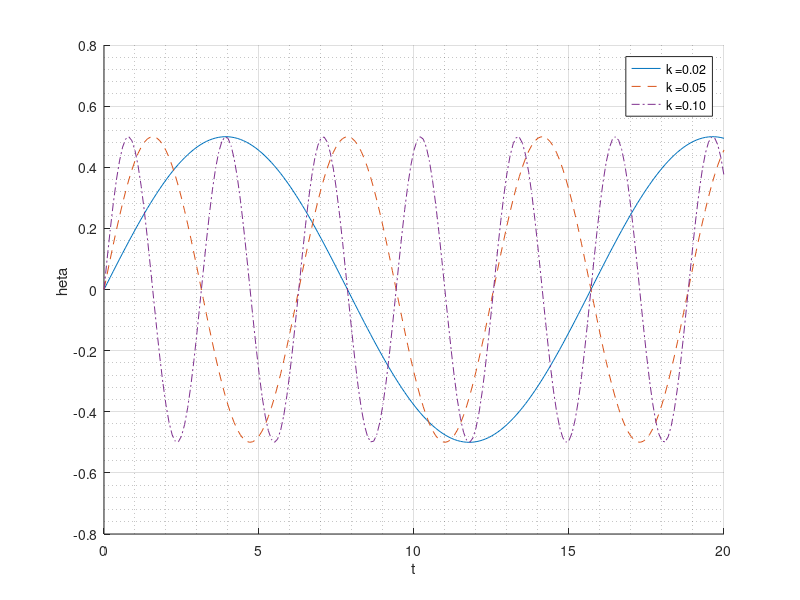

MATLAB code to generate this figure: (Note: this script raises an error after producing the figure.)
clc; clear all; close all;

Uinf = 10;
Winf = 0;
Qinf = sqrt(Uinf^2+Winf^2);
rho = 1.255;
chord = 1;
Npan = 10;  % number of panels
k = [0.02,0.05,0.1]; %reduced frequency
omega = k*2*Uinf/chord;
theta0 = 0.5;
dt = 0.1;
Nts = 200;  % number of time steps
t = [0:Nts]*dt;
% theta = theta0*sin(omega*t);
styles = {'-', '--', '-.',':', '-','--'};
colors = [[0, 0.4470, 0.7410]; [0.8500, 0.3250, 0.0980]; [0.4940, 0.1840, 0.5560];[0.4660, 0.6740, 0.1880]]; % define color scheme, more colors need to be added for larger analysis

figure()
hold on
for i=1:length(k)
    plot(t,theta0*sin(omega(i)*t),'linestyle',styles{i}, 'Color', colors(i,:), 'DisplayName',sprintf('k =%.2f', k(i)))
end
hold off
grid on
grid minor
legend show
xlabel("t")
ylabel("\theta")

%% different k
clear t
for i=1:length(k)
    temp= load("unsteady_time_k"+k(i)+".mat");
    t(i,:) = temp.t;
    temp= load("unsteady_theta_k"+k(i)+".mat");
    theta(i,:) = temp.th;
    temp= load("unsteady_cl_theta_k"+k(i)+".mat");
    cl(i,:) = temp.Cl;
end

figure()
hold on
for i=1:length(k)
    plot(theta(i,:),cl(i,:),'linestyle',styles{i}, 'Color', colors(i,:), 'DisplayName',sprintf('k =%.2f', k(i)))
%     h = quiver(theta(i,1),cl(i,1), theta(i,2)-theta(i,1), cl(i,2)-cl(i,1),1.5,'filled', 'Color', colors(i,:))
%     h.Annotation.LegendInformation.IconDisplayStyle = 'off';
end
hold off
grid on
grid minor
legend show
xlabel("\theta")
ylabel("C_L")

s=2*t*Uinf/chord; % in distance semichords
figure()
hold on
for i=1:length(k)
    plot(s(i,:),cl(i,:),'linestyle',styles{i}, 'Color', colors(i,:), 'DisplayName',sprintf('k =%.2f', k(i)))
end
hold off
grid on
grid minor
legend show
xlim ([0,400])
xlabel("semichords")
ylabel("C_L")
